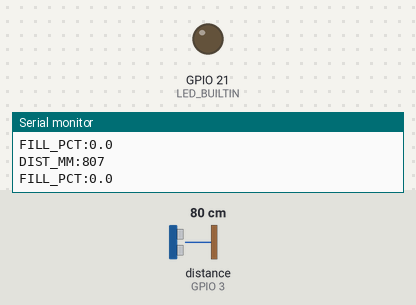
The sketch below on a simulated Seeed XIAO ESP32-S3. On the bench: output pins drawn as LEDs (lit = HIGH), the last lines printed to the serial monitor. Wiring (inferred from the names in the program): ultrasonic range finder: trigger GPIO 2; echo GPIO 3. The test bench sets the inputs (shaded band); at power-on: distance to the obstacle (sensor on GPIO 3) 80 cm. The echo pulse lasts 58.3 µs per cm; pins used as bus, display or sensor lines are not drawn.

Above: at 1.2 s.
1.3 s: distance to the obstacle (sensor on GPIO 3) set to 18 cm
2.8 s: distance to the obstacle (sensor on GPIO 3) set to 14 cm
At 3.77 s:
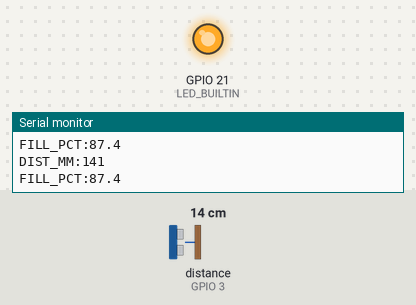
5.8 s: distance to the obstacle (sensor on GPIO 3) set to 35 cm
At 7.2 s:
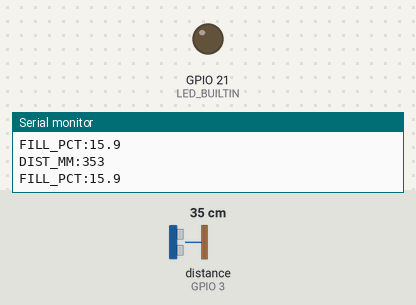
Timing chart, 0 to 8.8 s (numbered marks = the images above; inputs shaded):
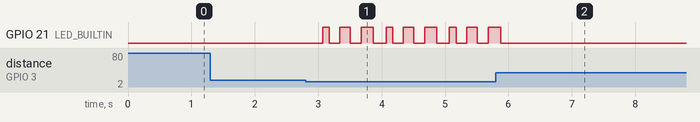

The sketch:

arduino_aquarium_demo.ino
```cpp
// =============================================================================
// City Camp Lagoon Edge-AI twin: universal Arduino / ESP32 aquarium demo sketch (Phase 7B)
// =============================================================================
// Works on Arduino Uno / Nano / Mega and ESP32 / ESP32-S3 (incl. Seeed XIAO ESP32-S3) with
// either ultrasonic sensor:
//   * HC-SR04 / JSN-SR04T (4-pin TRIG / ECHO)               -> SENSOR_TYPE SENSOR_HCSR04
//   * DFRobot A02YYUW (UART 9600, 0xFF H L SUM frames)       -> SENSOR_TYPE SENSOR_A02YYUW
// Mount the sensor face-down above an aquarium / bucket. It prints, at 115200 baud and 5 Hz:
//   DIST_MM:<air gap mm>      raw distance (median of 5 pings, temperature compensated)
//   FILL_PCT:<0..120>         fill on the bench-standpipe scale (100 % = 74 % of TANK_HEIGHT_MM)
//   TEMP_C:<deg C>            every 5 s (DS18B20 when USE_DS18B20 1, else AIR_TEMP_C)
// Open the twin's "Arduino & Aquarium Sim" page in Chrome / Edge and click "Connect Physical USB
// Arduino / ESP32" (Web Serial), or run scripts/serial_bridge.py. The browser runs the same
// Kalman filter + INT8 classifier + 32-bit packer as the production firmware on these lines.
// LED_BUILTIN blinks at 3 Hz while the tank is >= 80 % full (the map's red-blink threshold).
// =============================================================================
#include <Arduino.h>

#define SENSOR_HCSR04 1
#define SENSOR_A02YYUW 2
#ifndef SENSOR_TYPE
#define SENSOR_TYPE SENSOR_HCSR04
#endif

#ifndef TANK_HEIGHT_MM
#define TANK_HEIGHT_MM 400.0f      // sensor face -> tank floor (measure your rig)
#endif
#ifndef USE_DS18B20
#define USE_DS18B20 0              // 1: needs the OneWire + DallasTemperature libraries
#endif
#define AIR_TEMP_C 24.0f
#define FULL_BORE_FRACTION 0.74f   // bench standpipe scale (CLAUDE.md §14)
#define ALARM_FILL_PCT 80.0f
#define SAMPLE_PERIOD_MS 200UL
#define TEMP_PERIOD_MS 5000UL
#define BLIND_ZONE_MM 30.0f
#define MAX_RANGE_MM 4500.0f

#ifndef LED_BUILTIN
#define LED_BUILTIN 13
#endif

#if defined(ARDUINO_ARCH_ESP32)
#define TRIG_PIN 2
#define ECHO_PIN 3
#define A02_RX_PIN 44              // XIAO ESP32-S3 D7 (matches the production edge node)
#define A02_TX_PIN 43
#else
#define TRIG_PIN 9
#define ECHO_PIN 10
#define A02_RX_PIN 10
#define A02_TX_PIN 11
#endif

#if SENSOR_TYPE == SENSOR_A02YYUW && !defined(ARDUINO_ARCH_ESP32)
#include <SoftwareSerial.h>
SoftwareSerial a02(A02_RX_PIN, A02_TX_PIN);
#define A02_PORT a02
#elif SENSOR_TYPE == SENSOR_A02YYUW
#define A02_PORT Serial1
#endif

#if USE_DS18B20
#include <OneWire.h>
#include <DallasTemperature.h>
#define DS18B20_PIN 5
OneWire oneWire(DS18B20_PIN);
DallasTemperature ds18b20(&oneWire);
#endif

static float g_temp_c = AIR_TEMP_C;
static unsigned long g_last_sample = 0;
static unsigned long g_last_temp = 0;
static float g_fill_pct = 0.0f;

static float speed_of_sound_mm_per_us(float t_c) { return (331.3f + 0.606f * t_c) / 1000.0f; }

static float median5(float *v) {
  for (int i = 1; i < 5; ++i) {                // insertion sort, 5 elements
    float x = v[i];
    int j = i - 1;
    while (j >= 0 && v[j] > x) {
      v[j + 1] = v[j];
      --j;
    }
    v[j + 1] = x;
  }
  return v[2];
}

#if SENSOR_TYPE == SENSOR_HCSR04
static float ping_mm() {
  digitalWrite(TRIG_PIN, LOW);
  delayMicroseconds(2);
  digitalWrite(TRIG_PIN, HIGH);
  delayMicroseconds(10);
  digitalWrite(TRIG_PIN, LOW);
  unsigned long echo_us = pulseIn(ECHO_PIN, HIGH, 30000UL);   // ~5 m round trip timeout
  if (echo_us == 0) return -1.0f;
  return (float)echo_us * speed_of_sound_mm_per_us(g_temp_c) / 2.0f;
}
#else
// A02YYUW: 0xFF, DATA_H, DATA_L, SUM = (0xFF + H + L) & 0xFF. The module reports at ~10 Hz and
// assumes 343.2 m/s, so rescale to the measured air temperature.
static float ping_mm() {
  unsigned long t0 = millis();
  while (millis() - t0 < 150UL) {
    if (A02_PORT.available() < 4) continue;
    if (A02_PORT.read() != 0xFF) continue;
    int h = A02_PORT.read();
    int l = A02_PORT.read();
    int sum = A02_PORT.read();
    if (((0xFF + h + l) & 0xFF) != sum) continue;
    float d = (float)((h << 8) | l);
    return d * speed_of_sound_mm_per_us(g_temp_c) * 1000.0f / 343.2f;
  }
  return -1.0f;
}
#endif

static float read_distance_mm() {
  float v[5];
  int n = 0;
  for (int k = 0; k < 8 && n < 5; ++k) {
    float d = ping_mm();
    if (d > 0.0f && d < MAX_RANGE_MM) v[n++] = d;
#if SENSOR_TYPE == SENSOR_HCSR04
    delay(12);                                   // let echoes die down between pings
#endif
  }
  if (n == 0) return -1.0f;
  while (n < 5) {                                // pad a short burst with its last good sample
    v[n] = v[n - 1];
    ++n;
  }
  return median5(v);
}

static void read_temperature() {
#if USE_DS18B20
  ds18b20.requestTemperatures();
  float t = ds18b20.getTempCByIndex(0);
  if (t > -55.0f && t < 125.0f) g_temp_c = t;
#endif
  Serial.print(F("TEMP_C:"));
  Serial.println(g_temp_c, 1);
}

void setup() {
  Serial.begin(115200);
  pinMode(LED_BUILTIN, OUTPUT);
#if SENSOR_TYPE == SENSOR_HCSR04
  pinMode(TRIG_PIN, OUTPUT);
  pinMode(ECHO_PIN, INPUT);
#elif defined(ARDUINO_ARCH_ESP32)
  Serial1.begin(9600, SERIAL_8N1, A02_RX_PIN, A02_TX_PIN);
#else
  a02.begin(9600);
#endif
#if USE_DS18B20
  ds18b20.begin();
#endif
  Serial.println(F("# City Camp twin aquarium demo: DIST_MM / FILL_PCT / TEMP_C @ 115200"));
  read_temperature();
}

void loop() {
  unsigned long now = millis();
  // 3 Hz HIGH WATER ALARM blink (on 1/6 s, off 1/6 s) while >= 80 % full
  bool alarm = g_fill_pct >= ALARM_FILL_PCT;
  digitalWrite(LED_BUILTIN, alarm && ((now / 167UL) % 2UL == 0UL) ? HIGH : LOW);

  if (now - g_last_temp >= TEMP_PERIOD_MS) {
    g_last_temp = now;
    read_temperature();
  }
  if (now - g_last_sample < SAMPLE_PERIOD_MS) return;
  g_last_sample = now;

  float d = read_distance_mm();
  if (d < 0.0f) {
    Serial.println(F("# no echo"));
    return;
  }
  if (d < BLIND_ZONE_MM) d = BLIND_ZONE_MM;      // water at the transducer face
  float water = TANK_HEIGHT_MM - d;
  if (water < 0.0f) water = 0.0f;
  g_fill_pct = water / (TANK_HEIGHT_MM * FULL_BORE_FRACTION) * 100.0f;
  if (g_fill_pct > 120.0f) g_fill_pct = 120.0f;

  Serial.print(F("DIST_MM:"));
  Serial.println(d, 0);
  Serial.print(F("FILL_PCT:"));
  Serial.println(g_fill_pct, 1);
}
```

Measured:
- the behaviour switches between 17 and 16 cm on distance to the obstacle (sensor on GPIO 3) (found by bisection; images 0 and 1)
- after the input at 2.8 s, GPIO 21 (LED_BUILTIN): LOW → HIGH after 0.27 s, then repeats every 1.0 s: LOW 0.17 s, HIGH 0.17 s, LOW 0.17 s, HIGH 0.19 s, LOW 0.20 s, HIGH 0.11 s
- after the input at 5.8 s, GPIO 21 (LED_BUILTIN): goes on until 5.9 s, then stays LOW
